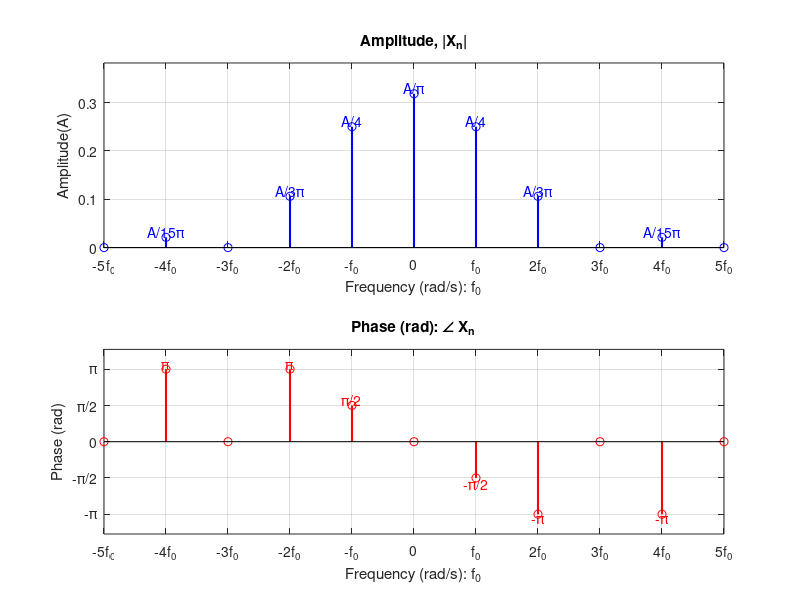

Reproduce this figure in MATLAB.
A = 1;
f0 = 1;
N = 5;

freq = (-N:N) * f0;

amplitude = zeros(size(freq));
phase = zeros(size(freq));

for n = -N:N
    if n == 0
        amplitude(n + N + 1) = A / pi;
    elseif abs(n) == 1
        amplitude(n + N + 1) = A / 4;
    elseif abs(n) == 2
        amplitude(n + N + 1) = A / (3 * pi);
    elseif abs(n) == 4
        amplitude(n + N + 1) = A / (15 * pi);
    end
end

for n = -N:N
    if n == 1
        phase(n + N + 1) = -pi / 2; % f0
    elseif n == 2
        phase(n + N + 1) = -pi; % 2f0
    elseif n == 4
        phase(n + N + 1) = -pi; % 4f0
    elseif n == -1
        phase(n + N + 1) = pi / 2; % -f0
    elseif n == -2
        phase(n + N + 1) = pi; % -2f0
    elseif n == -4
        phase(n + N + 1) = pi; % -4f0
    end
end

figure;

subplot(2, 1, 1);
stem(freq, amplitude, 'b', 'LineWidth', 1.5);
title('Amplitude, |X_n|');
xlabel('Frequency (rad/s): f_0');
ylabel('Amplitude(A)');
grid on;
xlim([-N*f0 N*f0]);
ylim([0 max(amplitude)*1.2])

xticks((-N:N)*f0);
xticklabels({'-5f_0', '-4f_0', '-3f_0', '-2f_0', '-f_0', '0', 'f_0', '2f_0', '3f_0', '4f_0', '5f_0', 'nf_0'});

for i = 1:length(freq)
    if amplitude(i) > 0
        if freq(i) == 0
            text(freq(i), amplitude(i), 'A/\pi', 'VerticalAlignment', 'bottom', 'HorizontalAlignment', 'center', 'Color', 'b');
        elseif abs(freq(i)) == 1
            text(freq(i), amplitude(i), 'A/4', 'VerticalAlignment', 'bottom', 'HorizontalAlignment', 'center', 'Color', 'b');
        elseif abs(freq(i)) == 2
            text(freq(i), amplitude(i), 'A/3\pi', 'VerticalAlignment', 'bottom', 'HorizontalAlignment', 'center', 'Color', 'b');
        elseif abs(freq(i)) == 4
            text(freq(i), amplitude(i), 'A/15\pi', 'VerticalAlignment', 'bottom', 'HorizontalAlignment', 'center', 'Color', 'b');
        end
    end
end

subplot(2, 1, 2);
stem(freq, phase, 'r', 'LineWidth', 1.5);
title('Phase (rad): \angle X_n');
xlabel('Frequency (rad/s): f_0');
ylabel('Phase (rad)');
grid on;
xlim([-N*f0 N*f0]);

xticks((-N:N)*f0);
xticklabels({'-5f_0', '-4f_0', '-3f_0', '-2f_0', '-f_0', '0', 'f_0', '2f_0', '3f_0', '4f_0', '5f_0', 'nf_0'});

yticks([-pi -pi/2 0 pi/2 pi]);
yticklabels({'-\pi', '-\pi/2', '0', '\pi/2', '\pi'});

for i = 1:length(freq)
    if phase(i) ~= 0
        if abs(phase(i)) == pi
            if phase(i) > 0
                text(freq(i), phase(i), '\pi', 'VerticalAlignment', 'bottom', 'HorizontalAlignment', 'center', 'Color', 'r');
            else
                text(freq(i), phase(i), '-\pi', 'VerticalAlignment', 'top', 'HorizontalAlignment', 'center', 'Color', 'r');
            end
        elseif abs(phase(i)) == pi/2
            if phase(i) > 0
                text(freq(i), phase(i), '\pi/2', 'VerticalAlignment', 'bottom', 'HorizontalAlignment', 'center', 'Color', 'r');
            else
                text(freq(i), phase(i), '-\pi/2', 'VerticalAlignment', 'top', 'HorizontalAlignment', 'center', 'Color', 'r');
            end
        end
    end
end

set(gcf, 'Position', [100, 100, 800, 600]);